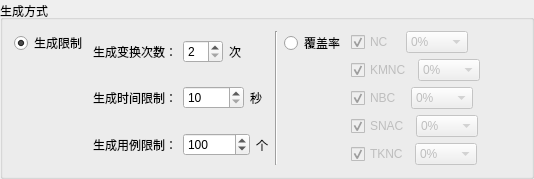
                   <widget class="QGroupBox" name="groupBox">
                    <property name="title">
                     <string>生成方式</string>
                    </property>
                    <property name="alignment">
                     <set>Qt::AlignLeading|Qt::AlignLeft|Qt::AlignVCenter</set>
                    </property>
                    <layout class="QHBoxLayout" name="horizontalLayout_37" stretch="0,1,0,0,1">
                     <item>
                      <layout class="QVBoxLayout" name="verticalLayout_15" stretch="0,0">
                       <item>
                        <widget class="QRadioButton" name="gen_radioButton">
                         <property name="sizePolicy">
                          <sizepolicy hsizetype="Minimum" vsizetype="Fixed">
                           <horstretch>0</horstretch>
                           <verstretch>0</verstretch>
                          </sizepolicy>
                         </property>
                         <property name="text">
                          <string>生成限制</string>
                         </property>
                         <property name="checked">
                          <bool>true</bool>
                         </property>
                        </widget>
                       </item>
                       <item>
                        <spacer name="verticalSpacer_4">
                         <property name="orientation">
                          <enum>Qt::Vertical</enum>
                         </property>
                         <property name="sizeHint" stdset="0">
                          <size>
                           <width>20</width>
                           <height>35</height>
                          </size>
                         </property>
                        </spacer>
                       </item>
                      </layout>
                     </item>
                     <item>
                      <layout class="QVBoxLayout" name="verticalLayout_28">
                       <item>
                        <layout class="QHBoxLayout" name="horizontalLayout_75">
                         <item>
                          <widget class="QLabel" name="label_36">
                           <property name="text">
                            <string>生成变换次数：</string>
                           </property>
                          </widget>
                         </item>
                         <item>
                          <widget class="QSpinBox" name="changeSpinBox_2">
                           <property name="enabled">
                            <bool>true</bool>
                           </property>
                           <property name="minimum">
                            <number>2</number>
                           </property>
                           <property name="maximum">
                            <number>5</number>
                           </property>
                           <property name="value">
                            <number>2</number>
                           </property>
                          </widget>
                         </item>
                         <item>
                          <widget class="QLabel" name="label_37">
                           <property name="text">
                            <string>次</string>
                           </property>
                          </widget>
                         </item>
                        </layout>
                       </item>
                       <item>
                        <layout class="QHBoxLayout" name="horizontalLayout_76">
                         <item>
                          <widget class="QLabel" name="label_38">
                           <property name="text">
                            <string>生成时间限制：</string>
                           </property>
                          </widget>
                         </item>
                         <item>
                          <widget class="QSpinBox" name="timeSpinBox_2">
                           <property name="minimum">
                            <number>10</number>
                           </property>
                           <property name="maximum">
                            <number>50000</number>
                           </property>
                          </widget>
                         </item>
                         <item>
                          <widget class="QLabel" name="label_39">
                           <property name="text">
                            <string>秒</string>
                           </property>
                          </widget>
                         </item>
                        </layout>
                       </item>
                       <item>
                        <layout class="QHBoxLayout" name="horizontalLayout_77">
                         <item>
                          <widget class="QLabel" name="label_41">
                           <property name="text">
                            <string>生成用例限制：</string>
                           </property>
                          </widget>
                         </item>
                         <item>
                          <widget class="QSpinBox" name="numSpinBox_2">
                           <property name="minimum">
                            <number>10</number>
                           </property>
                           <property name="maximum">
                            <number>1000000</number>
                           </property>
                           <property name="value">
                            <number>100</number>
                           </property>
                          </widget>
                         </item>
                         <item>
                          <widget class="QLabel" name="label_42">
                           <property name="text">
                            <string>个</string>
                           </property>
                          </widget>
                         </item>
                        </layout>
                       </item>
                      </layout>
                     </item>
                     <item>
                      <widget class="Line" name="line_4">
                       <property name="orientation">
                        <enum>Qt::Vertical</enum>
                       </property>
                      </widget>
                     </item>
                     <item>
                      <layout class="QVBoxLayout" name="verticalLayout_22">
                       <item>
                        <widget class="QRadioButton" name="cover_radioButton">
                         <property name="text">
                          <string>覆盖率</string>
                         </property>
                         <property name="checked">
                          <bool>false</bool>
                         </property>
                        </widget>
                       </item>
                       <item>
                        <spacer name="verticalSpacer_5">
                         <property name="orientation">
                          <enum>Qt::Vertical</enum>
                         </property>
                         <property name="sizeHint" stdset="0">
                          <size>
                           <width>20</width>
                           <height>40</height>
                          </size>
                         </property>
                        </spacer>
                       </item>
                      </layout>
                     </item>
                     <item>
                      <layout class="QVBoxLayout" name="verticalLayout_8">
                       <item>
                        <layout class="QHBoxLayout" name="horizontalLayout_15" stretch="0,1,1">
                         <item>
                          <widget class="QCheckBox" name="NC_checkBox_2">
                           <property name="enabled">
                            <bool>false</bool>
                           </property>
                           <property name="text">
                            <string>NC  </string>
                           </property>
                           <property name="checked">
                            <bool>true</bool>
                           </property>
                          </widget>
                         </item>
                         <item>
                          <widget class="QComboBox" name="NC_comboBox">
                           <property name="enabled">
                            <bool>false</bool>
                           </property>
                           <item>
                            <property name="text">
                             <string>0%</string>
                            </property>
                           </item>
                           <item>
                            <property name="text">
                             <string>10%</string>
                            </property>
                           </item>
                           <item>
                            <property name="text">
                             <string>20%</string>
                            </property>
                           </item>
                           <item>
                            <property name="text">
                             <string>30%</string>
                            </property>
                           </item>
                           <item>
                            <property name="text">
                             <string>40%</string>
                            </property>
                           </item>
                           <item>
                            <property name="text">
                             <string>50%</string>
                            </property>
                           </item>
                           <item>
                            <property name="text">
                             <string>60%</string>
                            </property>
                           </item>
                           <item>
                            <property name="text">
                             <string>70%</string>
                            </property>
                           </item>
                           <item>
                            <property name="text">
                             <string>80%</string>
                            </property>
                           </item>
                           <item>
                            <property name="text">
                             <string>90%</string>
                            </property>
                           </item>
                           <item>
                            <property name="text">
                             <string>100%</string>
                            </property>
                           </item>
                          </widget>
                         </item>
                         <item>
                          <spacer name="horizontalSpacer_8">
                           <property name="orientation">
                            <enum>Qt::Horizontal</enum>
                           </property>
                           <property name="sizeHint" stdset="0">
                            <size>
                             <width>40</width>
                             <height>20</height>
                            </size>
                           </property>
                          </spacer>
                         </item>
                        </layout>
                       </item>
                       <item>
                        <layout class="QHBoxLayout" name="horizontalLayout_19" stretch="0,1,1">
                         <item>
                          <widget class="QCheckBox" name="KMNC_checkBox_2">
                           <property name="enabled">
                            <bool>false</bool>
                           </property>
                           <property name="text">
                            <string>KMNC</string>
                           </property>
                           <property name="checked">
                            <bool>true</bool>
                           </property>
                          </widget>
                         </item>
                         <item>
                          <widget class="QComboBox" name="KMNC_comboBox">
                           <property name="enabled">
                            <bool>false</bool>
                           </property>
                           <item>
                            <property name="text">
                             <string>0%</string>
                            </property>
                           </item>
                           <item>
                            <property name="text">
                             <string>10%</string>
                            </property>
                           </item>
                           <item>
                            <property name="text">
                             <string>20%</string>
                            </property>
                           </item>
                           <item>
                            <property name="text">
                             <string>30%</string>
                            </property>
                           </item>
                           <item>
                            <property name="text">
                             <string>40%</string>
                            </property>
                           </item>
                           <item>
                            <property name="text">
                             <string>50%</string>
                            </property>
                           </item>
                           <item>
                            <property name="text">
                             <string>60%</string>
                            </property>
                           </item>
                           <item>
                            <property name="text">
                             <string>70%</string>
                            </property>
                           </item>
                           <item>
                            <property name="text">
                             <string>80%</string>
                            </property>
                           </item>
                           <item>
                            <property name="text">
                             <string>90%</string>
                            </property>
                           </item>
                           <item>
                            <property name="text">
                             <string>100%</string>
                            </property>
                           </item>
                          </widget>
                         </item>
                         <item>
                          <spacer name="horizontalSpacer_13">
                           <property name="orientation">
                            <enum>Qt::Horizontal</enum>
                           </property>
                           <property name="sizeHint" stdset="0">
                            <size>
                             <width>40</width>
                             <height>20</height>
                            </size>
                           </property>
                          </spacer>
                         </item>
                        </layout>
                       </item>
                       <item>
                        <layout class="QHBoxLayout" name="horizontalLayout_20" stretch="0,1,1">
                         <item>
                          <widget class="QCheckBox" name="NBC_checkBox_2">
                           <property name="enabled">
                            <bool>false</bool>
                           </property>
                           <property name="text">
                            <string>NBC </string>
                           </property>
                           <property name="checked">
                            <bool>true</bool>
                           </property>
                          </widget>
                         </item>
                         <item>
                          <widget class="QComboBox" name="NBC_comboBox">
                           <property name="enabled">
                            <bool>false</bool>
                           </property>
                           <item>
                            <property name="text">
                             <string>0%</string>
                            </property>
                           </item>
                           <item>
                            <property name="text">
                             <string>10%</string>
                            </property>
                           </item>
                           <item>
                            <property name="text">
                             <string>20%</string>
                            </property>
                           </item>
                           <item>
                            <property name="text">
                             <string>30%</string>
                            </property>
                           </item>
                           <item>
                            <property name="text">
                             <string>40%</string>
                            </property>
                           </item>
                           <item>
                            <property name="text">
                             <string>50%</string>
                            </property>
                           </item>
                           <item>
                            <property name="text">
                             <string>60%</string>
                            </property>
                           </item>
                           <item>
                            <property name="text">
                             <string>70%</string>
                            </property>
                           </item>
                           <item>
                            <property name="text">
                             <string>80%</string>
                            </property>
                           </item>
                           <item>
                            <property name="text">
                             <string>90%</string>
                            </property>
                           </item>
                           <item>
                            <property name="text">
                             <string>100%</string>
                            </property>
                           </item>
                          </widget>
                         </item>
                         <item>
                          <spacer name="horizontalSpacer_15">
                           <property name="orientation">
                            <enum>Qt::Horizontal</enum>
                           </property>
                           <property name="sizeHint" stdset="0">
                            <size>
                             <width>40</width>
                             <height>20</height>
                            </size>
                           </property>
                          </spacer>
                         </item>
                        </layout>
                       </item>
                       <item>
                        <layout class="QHBoxLayout" name="horizontalLayout_24" stretch="0,1,1">
                         <item>
                          <widget class="QCheckBox" name="SNAC_checkBox_2">
                           <property name="enabled">
                            <bool>false</bool>
                           </property>
                           <property name="text">
                            <string>SNAC</string>
                           </property>
                           <property name="checked">
                            <bool>true</bool>
                           </property>
                          </widget>
                         </item>
                         <item>
                          <widget class="QComboBox" name="SNAC_comboBox">
                           <property name="enabled">
                            <bool>false</bool>
                           </property>
                           <item>
                            <property name="text">
                             <string>0%</string>
                            </property>
                           </item>
                           <item>
                            <property name="text">
                             <string>10%</string>
                            </property>
                           </item>
                           <item>
                            <property name="text">
                             <string>20%</string>
                            </property>
                           </item>
                           <item>
                            <property name="text">
                             <string>30%</string>
                            </property>
                           </item>
                           <item>
                            <property name="text">
                             <string>40%</string>
                            </property>
                           </item>
                           <item>
                            <property name="text">
                             <string>50%</string>
                            </property>
                           </item>
                           <item>
                            <property name="text">
                             <string>60%</string>
                            </property>
                           </item>
                           <item>
                            <property name="text">
                             <string>70%</string>
                            </property>
                           </item>
                           <item>
                            <property name="text">
                             <string>80%</string>
                            </property>
                           </item>
                           <item>
                            <property name="text">
                             <string>90%</string>
                            </property>
                           </item>
                           <item>
                            <property name="text">
                             <string>100%</string>
                            </property>
                           </item>
                          </widget>
                         </item>
                         <item>
                          <spacer name="horizontalSpacer_16">
                           <property name="orientation">
                            <enum>Qt::Horizontal</enum>
                           </property>
                           <property name="sizeHint" stdset="0">
                            <size>
                             <width>40</width>
                             <height>20</height>
                            </size>
                           </property>
                          </spacer>
                         </item>
                        </layout>
                       </item>
                       <item>
                        <layout class="QHBoxLayout" name="horizontalLayout_25" stretch="0,1,1">
                         <item>
                          <widget class="QCheckBox" name="TKNC_checkBox_2">
                           <property name="enabled">
                            <bool>false</bool>
                           </property>
                           <property name="text">
                            <string>TKNC</string>
                           </property>
                           <property name="checked">
                            <bool>true</bool>
                           </property>
                          </widget>
                         </item>
                         <item>
                          <widget class="QComboBox" name="TKNC_comboBox">
                           <property name="enabled">
                            <bool>false</bool>
                           </property>
                           <item>
                            <property name="text">
                             <string>0%</string>
                            </property>
                           </item>
                           <item>
                            <property name="text">
                             <string>10%</string>
                            </property>
                           </item>
                           <item>
                            <property name="text">
                             <string>20%</string>
                            </property>
                           </item>
                           <item>
                            <property name="text">
                             <string>30%</string>
                            </property>
                           </item>
                           <item>
                            <property name="text">
                             <string>40%</string>
                            </property>
                           </item>
                           <item>
                            <property name="text">
                             <string>50%</string>
                            </property>
                           </item>
                           <item>
                            <property name="text">
                             <string>60%</string>
                            </property>
                           </item>
                           <item>
                            <property name="text">
                             <string>70%</string>
                            </property>
                           </item>
                           <item>
                            <property name="text">
                             <string>80%</string>
                            </property>
                           </item>
                           <item>
                            <property name="text">
                             <string>90%</string>
                            </property>
                           </item>
                           <item>
                            <property name="text">
                             <string>100%</string>
                            </property>
                           </item>
                          </widget>
                         </item>
                         <item>
                          <spacer name="horizontalSpacer_17">
                           <property name="orientation">
                            <enum>Qt::Horizontal</enum>
                           </property>
                           <property name="sizeHint" stdset="0">
                            <size>
                             <width>40</width>
                             <height>20</height>
                            </size>
                           </property>
                          </spacer>
                         </item>
                        </layout>
                       </item>
                      </layout>
                     </item>
                    </layout>
                   </widget>
